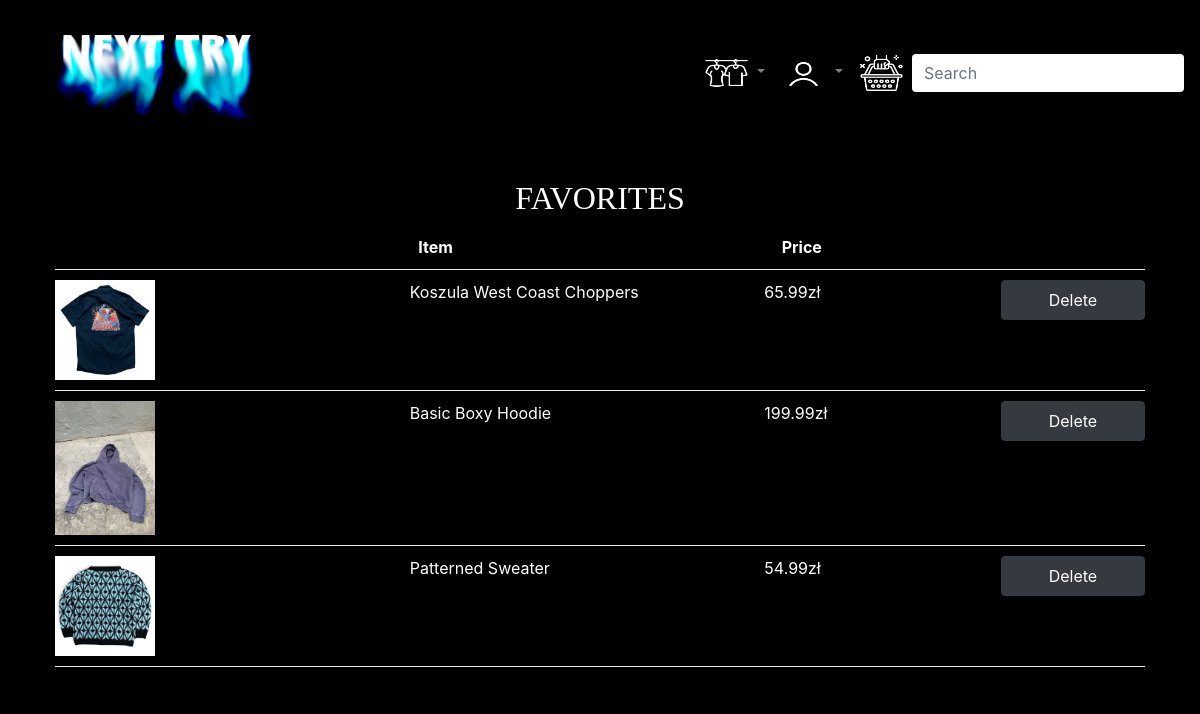
The page /favorites/ (signed in) on the database as committed earlier.
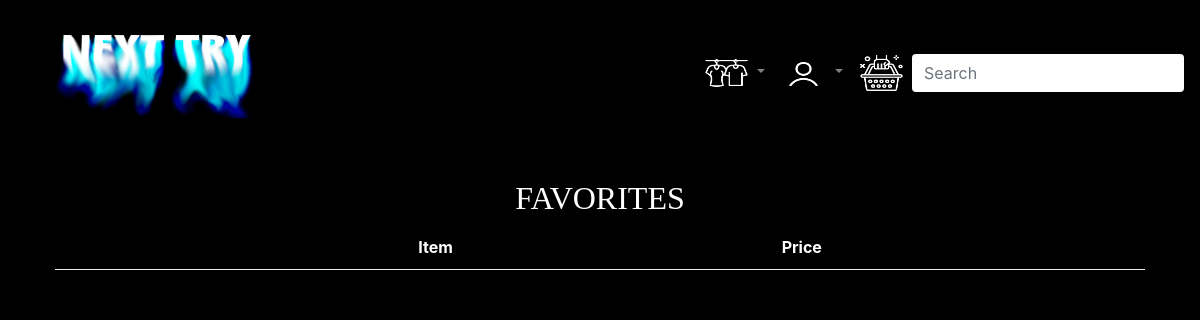
The same page on the database as committed later.
### store/models.py (models this page shows, shortened)
class OrderItem(models.Model):
    product = models.ForeignKey(Product, on_delete=models.SET_NULL, blank=True, null=True)
    order = models.ForeignKey(Order, on_delete=models.SET_NULL, blank=True, null=True)
    date_added = models.DateTimeField(auto_now_add=True)
    @property
    def get_total(self):
        total = self.product.price
        return total

class Product(models.Model):
    name = models.CharField(max_length=200, null=True)
    price = models.FloatField()
    sizes = (
        ('XXL', 'XXL'),
        ('XL', 'XL'),
        ('L', 'L'),
        ('M', 'M'),
        ('S', 'S'),
        ('XS', 'XS'),
    )
    size = models.CharField(max_length=3, choices=sizes, blank=True)
    shoe_size = models.FloatField(null=True, blank=True)
    brand = models.CharField(max_length=200, null=True)
    sexes = (
        ('Unisex', 'Unisex'),
        ('M', 'Male'),
        ('F', 'Female'),
    )
    sex = models.CharField(max_length=6, choices=sexes, default='Unisex')
    conditions = (
        ('New', 'New'),
        ('Very good', 'Very good'),
        ('Good', 'Good'),
        ('Satisfactory', 'Satisfactory'),
    )
    condition = models.CharField(max_length=12, choices=conditions, default='New')
    genres = (
        ('Sweatshirt', 'Sweatshirt'),
        ('T-shirt', 'T-shirt'),
        ('Jacket', 'Jacket'),
        ('Sweater', 'Sweater'),
        ('Pants', 'Pants'),
        ('Shirt', 'Shirt'),
        ('Shoes', 'Shoes'),
        ('Other', 'Other'),
    )
    genre = models.CharField(max_length=10, choices=genres, default='Other')
    image = models.ImageField(null=True, blank=True)
    image1 = models.ImageField(null=True, blank=True)
    image2 = models.ImageField(null=True, blank=True)
    @property
    def imageURL(self):
        try:
            url = self.image.url
        except:
            url = ""
        return url

### store/views.py (the view)
# urls.py: path('favorites/', favorites_view, name="favorites_view"),
@login_required
def favorites_view(request):
    if request.user.is_authenticated:
        customer = request.user.customer
        order, created = Order.objects.get_or_create(customer=customer, complete=False)
        items = order.orderitem_set.all()
    else:
        items = []
        order = {'get_cart_total': 0, 'get_cart_items': 0}
    context = {'items': items, 'order': order}
    return render(request, 'store/favorites.html', context)

### templates/store/favorites.html
{% extends 'store/main.html' %}
{% load static %}
{% block content %}
    <h3 class="title">
        FAVORITES
    </h3>
    <div class="row">
	    <div class="col-lg-12">
		    <div class="box-element">
                <div class="cart-row">
                    <div style="flex:3"></div>
                    <div style="flex:3"><strong>Item</strong></div>
                    <div style="flex:2"><strong>Price</strong></div>
                    <div style="flex:1"></div>
                </div>
                {% for item in items %}
                <div class="cart-row">
                    <div style="flex:3"><img class="row-image" src="{{ item.product.imageURL }}"></div>
                    <div style="flex:3"><p>{{ item.product.name }}</p></div>
                    <div style="flex:2"><p>{{ item.get_total|floatformat:2}}zł</p></div>
                    <button style="flex: 1; max-height: 40px" type="button" class="btn btn-dark">Delete</button>
                </div>
                {% endfor %}
		    </div>
	    </div>
    </div>
{% endblock content %}

Rows that differ between the two databases and show on the page:
removed OrderItem: product.imageURL (picture), product.name "Koszula West Coast Choppers", get_total "65.99"
removed OrderItem: product.imageURL (picture), product.name "Basic Boxy Hoodie", get_total "199.99"
removed OrderItem: product.imageURL (picture), product.name "Patterned Sweater", get_total "54.99"
